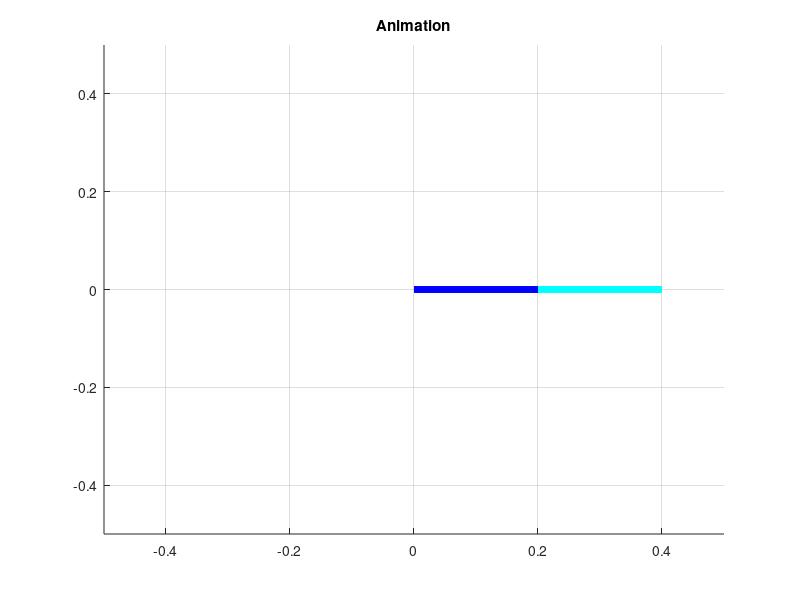

MATLAB code for this plot: (Note: this script raises an error after producing the figure.)
clc
clear all
close all
home

global R2D
global D2R
global l1
global l2
global dt
global tf
global ay
global by
global az
global w
global c
global h
global tau
global error_coupling
global n_dofs
global n_bfs
global goal
global y_0


% Variable for converting RADIAN -> DEGREE or DEGREE -> RADIAN %
R2D = 180/pi;
D2R = pi/180;

%-------------------------------------------%
% 0. Record Data
%-------------------------------------------%

q_d = load("data/walking_joint_angle.txt");
dt = 0.001;
timestep = length(q_d);
tf = dt*(timestep-1);
T = 0:dt:tf;



%-------------------------------------------%
% 1. Set the Parameters
%-------------------------------------------%

% Robot Parameters 
l1 = 0.2;
l2 = 0.2;

% Constant Parameters %
az = 5;
ay = [7, 7];
by = [7, 7];

% Canonical System %
tau = 1;
error = 0.0;
error_coupling = 1.0 / (1.0+error);

% DMP Parameters %
n_dofs = 2; % number of degree of freedom
n_bfs = 100; % number of basis function per DMP



%-------------------------------------------%
% 2. Initialize Canonical System
%   Output : z[timestep]
%-------------------------------------------%

% Canonical System %
z = exp(-az/tau*T);

% Basis Function %
des_c = linspace(0, tf, n_bfs);     
c = exp(-az/tau*des_c);             % mean
h = n_bfs^2./c;                   % variance
psi = zeros(timestep, n_bfs);

% Psi %
for b=1:n_bfs
    psi(:,b) = exp(-h(b)*(z-c(b)).^2);
end




%------------------------------------------------------%
% 3. Get desired path from kinesthetic teach-in
%   Output : path[path_len, n_dofs]
%          : y_0, goal[n_dofs]
%------------------------------------------------------%

% Cartesian Space(m) desired path
% path = x_d;
% Joint Space(rad) desired path
path = q_d;
path_dt = 0.005;
path_len = length(path);
path_T = 0:path_dt:(path_len-1)*path_dt;



%--------------------------------------------------------%
% 4. Imitate the desired path using Interpolation
%   Output : y_d, dy_d, ddy_d[timestep, n_dofs]
%--------------------------------------------------------%

% Interpolate the desired path
y_T = linspace(0, tf, timestep);

y_d = zeros(timestep, n_dofs);
dy_d = zeros(timestep, n_dofs);
ddy_d = zeros(timestep, n_dofs);

for n=1:n_dofs
    y_d(:,n) = interp1(T, path(:,n), y_T);
end

% Velocity and Accelearation of y_d
for k=1:timestep-1
    dy_d(k+1, :) = (y_d(k+1, :)-y_d(k, :))/dt;
    ddy_d(k+1,:) = (dy_d(k+1, :)-dy_d(k, :))/dt;
end

% Set initial state and goal 
y_0 = y_d(1, :);
goal = y_d(path_len, :);


%-----------------------------------------------------------------------%
% 5. Find the reference force required to move along desired path
%   Output : f_ref
%-----------------------------------------------------------------------%
% Calculate reference force value from desired path
f_ref = zeros(timestep, n_dofs);
for n=1:n_dofs
    f_ref(:, n) = ddy_d(:, n) - ay(n)*(by(n)*(goal(n)-y_d(:,n)) - dy_d(:,n));
end


%-----------------------------------------------------------------------%
% 6. Generate weights to realize reference force
%   Output : weights
%-----------------------------------------------------------------------%
% Weight %
% Compute weights via Locally Weighted Regression
w = zeros(n_dofs, n_bfs);
for n=1:n_dofs
    % spatial scailing term
    k = goal(n)-y_0(n);
    for b=1:n_bfs
        numer = sum((z') .* psi(:,b) .* (f_ref(:,n))); % [timestep]->[1]
        denom = sum((z').^2 .* psi(:, b));
        if (k*denom == 0)
            w(n, b) = 0;
        else
            w(n, b) = numer / (k*denom);
        end        
    end
end

% dlmwrite('w_left_back.txt',w)
% dlmwrite('c_left_back.txt',c)
% dlmwrite('h_left_back.txt',h)

%-----------------------------------------------------------------------%
% 7. Change the goal
%   Output : 
%-----------------------------------------------------------------------%
%goal = [-0.1 ,0.2]; %left hit(test)

%-----------------------------------------------------------------------%
% 8. Generate trajectory to track
%   Output : y_t, dy_t, ddy_t -> Joint space
%-----------------------------------------------------------------------%
% Initialize tracking trajectory
y_t = y_0;  %initial
dy_t = zeros(n_dofs);
ddy_t = zeros(n_dofs);
z_t = 1.0;
f_t = [0, 0];

% Iteration numbers
n = 1;        %Iterator for main loop
n_trj = 1;

% Plot Setting %
figure(1)
title('Animation')
grid
hold on
axis([-0.5 0.5 -0.5 0.5]);
   Ax1 = [0, l1];
   Ay1 = [0, 0];
   Ax2 = [l1, l1+l2];
   Ay2 = [0, 0];
   p1 = line(Ax1,Ay1,'LineWidth',[5],'Color','b');
   p2 = line(Ax2,Ay2,'LineWidth',[5],'Color','c');


% Robot Implementation 
for i = 0 : dt : tf
    
    % Run Canonical System %
    z_t = z_t + (-az*z_t*error_coupling)*tau*dt;  % [1]
    [y_t, dy_t, ddy_t, f_t] = dmp_step(z_t, y_t, dy_t, ddy_t);
    
%     % Inverse Kinematics -- Cartesian Space
%     x2 = y_t(1);    y2 = y_t(2);
%     [q1, q2] = IK(x2,y2);
%     x1 = l1*cos(q1);    y1 = l1*sin(q1);
    
    % Forward Kinematics -- Joint Space
    q1 = 3*pi/2 + y_t(1)*D2R;
    q2 = - y_t(2)*D2R;
    x1 = l1*cos(q1);
    y1 = l1*sin(q1);
    x2 = x1 + l2*cos(q1+q2);
    y2 = y1 + l2*sin(q1+q2);

    % Raw joint angles
%     q1 = 3*pi/2 + q_d(n, 1)*D2R;
%     q2 = - q_d(n, 2)*D2R;
%     x1 = l1*cos(q1);
%     y1 = l1*sin(q1);
%     x2 = x1 + l2*cos(q1+q2);
%     y2 = y1 + l2*sin(q1+q2);
    
    
    % Save the results of end-effector position, velocity, acceleration
    x1_save(n) = x2;      % Save the end-effector position
    x2_save(n) = y2;
    dx1_save(n) = dy_t(1);
    dx2_save(n) = dy_t(2);
    ddx1_save(n) = ddy_t(1);
    ddx2_save(n) = ddy_t(2);
    f1_save(n) = f_t(1);
    f2_save(n) = f_t(2);
    q_save(n, 1) = (q1-3./2.*pi)*R2D;
    q_save(n, 2) = -q2*R2D;
    
    % Calculate the coordinates of robot geometry for animation 
    Ax1 = [0, x1];  
    Ay1 = [0, y1];
    Ax2 = [x1, x2];   
    Ay2 = [y1, y2];
   
    % Update the animation
    if rem(n,1) == 0
        set(p1,'X', Ax1, 'Y',Ay1);
        set(p2,'X', Ax2, 'Y',Ay2);
        drawnow
    end
    pause(0.05);    
  
    % Save 1st and 2nd joint's location, (x1, y1) and (x2, y2)
    if rem(n,1) == 0
        x_save(n_trj) = x2;
        y_save(n_trj) = y2;
        n_trj = n_trj + 1;        
    end
    
    % Increase the iteration number
    n=n+1;    

end


% Plot the graph of end-effector
figure(2)
subplot(2,1,1)
plot(T, y_d(:,1), 'g', T, q_save(:, 1), 'b', 'linewidth', 0.8)
title('< q1 angular position >')
legend('demonstration', 'reproduction')
xlabel('t (sec)')
ylabel('q1 (deg)')
xlim([0 tf])
subplot(2,1,2)
plot(T, y_d(:,2), 'g',  T, q_save(:, 2), 'b', 'linewidth', 0.8)
title('< q2 angular position >')
legend('demonstration', 'reproduction')
xlabel('t (sec)')
ylabel('q2 (deg)')
xlim([0 tf])

% figure(2)
% subplot(2,1,1)
% plot(T, y_d(:,1), 'g', T, x1_save, 'b', 'linewidth', 0.8)
% title('< end-effector x position >')
% legend('demonstration', 'reproduction')
% xlabel('t (sec)')
% ylabel('x (m)')
% xlim([0 tf])
% subplot(2,1,2)
% plot(T, y_d(:,2), 'g',  T, x2_save, 'b', 'linewidth', 0.8)
% title('< end-effector y position >')
% legend('demonstration', 'reproduction')
% xlabel('t (sec)')
% ylabel('y (m)')
% xlim([0 tf])

% figure(3)
% subplot(2,1,1)
% plot(T, dy_d(:,1), 'g', T, dx1_save, 'b', 'linewidth', 0.8)
% title('< end-effector x velocity >')
% legend('demonstration', 'reproduction')
% xlabel('t (sec)')
% ylabel('xdot (m)')
% xlim([0 tf])
% subplot(2,1,2)
% plot(T, dy_d(:,2), 'g', T, dx2_save, 'b', 'linewidth', 0.8)
% title('< end-effector y velocity >')
% legend('demonstration', 'reproduction')
% xlabel('t (sec)')
% ylabel('ydot (m)')
% xlim([0 tf])
% 
% figure(4)
% subplot(2,1,1)
% plot(T, ddy_d(:,1), 'g', T, ddx1_save, 'b', 'linewidth', 0.8)
% title('< end-effector x acceleration >')
% legend('demonstration', 'reproduction')
% xlabel('t (sec)')
% ylabel('xddot (m)')
% xlim([0 tf])
% subplot(2,1,2)
% plot(T, ddy_d(:,2), 'g', T, ddx2_save, 'b', 'linewidth', 0.8)
% title('< end-effector y acceleration >')
% legend('demonstration', 'reproduction')
% xlabel('t (sec)')
% ylabel('yddot (m)')
% xlim([0 tf])
% 
% figure(5)
% subplot(2,1,1)
% plot(T, f_ref(:,1), 'g', T, f1_save, 'b', 'linewidth', 0.8)
% title('< Reference Force >')
% legend('x (m/s)', 'y (m/s)')
% xlabel('t (sec)')
% ylabel('x (m)')
% xlim([0 tf])
% subplot(2,1,2)
% plot(T, f_ref(:,2), 'g', T, f2_save, 'b', 'linewidth', 0.8)
% title('< Force >')
% legend('x (m/s^2)', 'y (m/s^2)')
% xlabel('t (sec)')
% ylabel('x (m)')
% xlim([0 tf])
% 
figure(6)
out = zeros(timestep, n_bfs, n_dofs);
sum = zeros(timestep);
for n=1:n_dofs
    for b=1:n_bfs
        out(:, b, n) = psi(:, b) * w(n, b).*z(:);
        sum = sum + psi(:, b);
    end
end
subplot(2,1,1)
plot(T, psi);
xlabel('t')
ylabel('\psi_i')
xlim([0 tf])
subplot(2,1,2)
plot(T, out(:, :, 1))
xlabel('t')
ylabel('\psi_i')
xlim([0 tf])
% 
% figure(7)
% subplot(2,1,1)
% plot(T, z);
% subplot(2,1,2)
% plot(T, sum);
% 
% figure(8)
% % title('Animation')
% grid
% hold on
% axis([-0.2 0.2 0 0.4]);
% % Draw trajectory 
% %plot(x_d(:, 1), x_d(:, 2), 'g', 'linewidth', 1)
% plot(x_save, y_save, 'b')
% xlabel('x (m)')
% ylabel('y (m)')
% %legend('demonstration', 'reproduction')